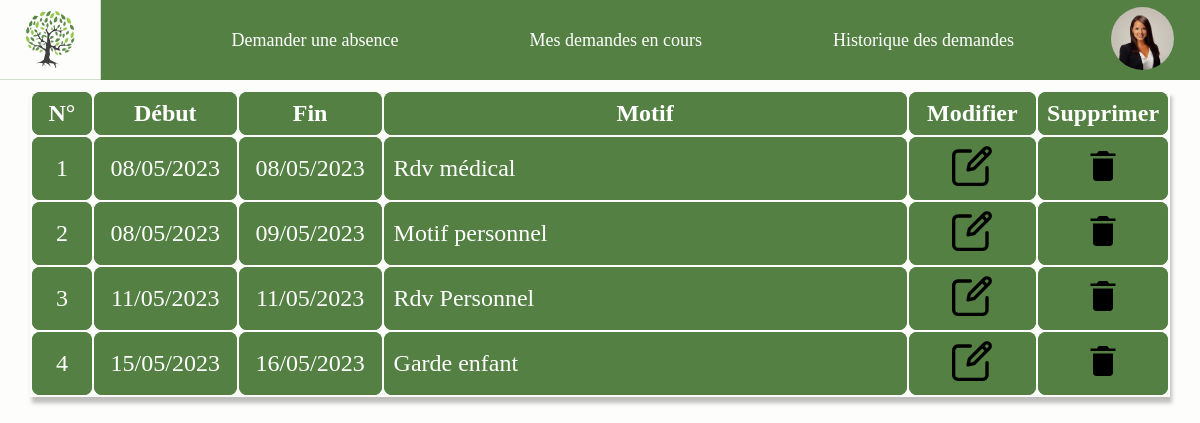
The app's page /pages/mes_demandes.php (signed in) with its own data.
### tables this page shows
CREATE TABLE `DEMANDE_CONGE` (
  `ID_DEMANDE_CONGE` int(5) NOT NULL,
  `MATRICULE` varchar(5) NOT NULL,
  `DATE_DEMANDE` date NOT NULL,
  `DATE_DEBUT` date NOT NULL,
  `DATE_FIN` date NOT NULL,
  `MOTIF_DEMANDE` varchar(255) NOT NULL,
  `MOTIF_DECISION` varchar(255) DEFAULT NULL,
  `STATUT_DEMANDE_CONGE` int(2) NOT NULL,
  `TYPE_CONGE_DEMANDE` int(2) NOT NULL,
  `VALIDATEUR` varchar(5) DEFAULT NULL
);

### models/req_demandes_en_cours.php (called while the page is built)
<?php
include 'session.php';
include 'connexion_serveur.php';
$sql = "SELECT ID_DEMANDE_CONGE, DATE_DEBUT, DATE_FIN, MOTIF_DEMANDE FROM DEMANDE_CONGE WHERE MATRICULE = :matricule AND STATUT_DEMANDE_CONGE = 1";
$query = $db->prepare($sql);
$query->bindValue(':matricule', $matricule, PDO::PARAM_STR);
$query->execute();
$demandes = $query->fetchAll();
foreach ($demandes as $key => $value) {
$demandes[$key]['DATE_DEBUT'] = date("d/m/Y", strtotime($value['DATE_DEBUT']));
$demandes[$key]['DATE_FIN'] = date("d/m/Y", strtotime($value['DATE_FIN']));
}

### pages/mes_demandes.php (the view, shortened to what this page needs)
<?php
include('../common/header.php');
include('../models/session.php');
?>
<div class="div_demande">
  <table class="tab_demandes">
    <tr>
      <th class="tab_nom tab_demandes_index">N°</th>
      <th class="tab_nom tab_demandes_dates">Début</th>
      <th class="tab_nom tab_demandes_dates">Fin</th>
      <th class="tab_nom tab_demandes_motif">Motif</th>
      <th class="tab_nom tab_demandes_btn">Modifier</th>
      <th class="tab_nom tab_demandes_btn">Supprimer</th>
    </tr>
    <?php
    include('../models/req_demandes_en_cours.php');
    $n = 1;
    foreach ($demandes as $value) {
      echo '<tr>';
      echo  '<td class="tab_index">' . $n . '</td>';
      echo  '<td class="tab_dates">' . $value['DATE_DEBUT'] . '</td>';
      echo  '<td class="tab_dates">' . $value['DATE_FIN'] . '</td>';
      echo  '<td class="tab_motif">' . $value['MOTIF_DEMANDE'] . '</td>';
      echo '<td class="tab_demandes_btn"><a href="edition_demande.php?id=' . $value['ID_DEMANDE_CONGE'] . '"><img class="tab_img_btn" src="../publics/img/btn_edit.svg"></a></td>';
      echo '<td class="tab_demandes_btn">
                <form method="post" action="">
                  <button type="submit" name="supprimer" style="border: none; background: none;">
                    <img class="tab_img_btn" src="../publics/img/btn_delete.svg" alt="Supprimer">
                  </button>
                </form>
              </td>';
      echo '</tr>';
      $n++;
    }
    ?>
  </table>
  <?php
  require('../common/footer.php');
  ?>

### common/header.php (shortened to what this page needs)
<!DOCTYPE html>
<html lang="fr">
<head>
    <link rel="stylesheet" href="../publics/css/style.css">
</head>
<body>
    <header class="header">
        <li class="li_header">
            <a href="accueil.php" class="a_logo_header"><img src="../publics/img/Logo.svg" alt="Logo entreprise" class="logo_header"></a>
            <ul><a href="../pages/demande_conge.php" class="section_header">Demander une absence</a></ul>
            <ul><a href="../pages/mes_demandes.php" class="section_header">Mes demandes en cours</a></ul>
            <ul><a href="../pages/historique.php" class="section_header">Historique des demandes</a></ul>
            <button type="" name="" class="a_P_P_header" onclick="compteShow()">
                <img src="<?= $_SESSION['P_P_path'] ?>" alt="Photo_Profile" class="P_P_header">
            </button>
        </li>
    </header>

### common/footer.php
</body>
</html>

### publics/css/style.css (style rules this page uses)
body { margin: 0; padding: 0; background-color: rgb(253, 253, 252); height: 90vh; }
.li_header { display: flex; justify-content: space-between; align-items: center; background-color: #548043; height: 10vh; width: 100vw; }
.section_header { color: white; text-decoration: none; font-size: large; }
.a_logo_header { height: 100%; }
.logo_header { height: inherit; }
.a_P_P_header { height: 90%; margin: 0 20px 0 0; background-color: transparent; border: 0px; }
.P_P_header { height: inherit; border-radius: 50%; }
tbody>tr, tbody>tr>td, .tab_nom { border-radius: 8px; padding: 10px; background-color: #548043; color: white; padding: 8px; font-size: x-large; }
.tab_histo_decision, .tab_motif { width: 500px; padding: 10px; }
.tab_index, .tab_histo_statut, .tab_dates { text-align: center; padding: 8px; }
.historique_tab, .div_demande { display: flex; justify-content: center; margin-top: 10px; }
.tab_demandes { width: 95vw; box-shadow: 2px 6px 4px 0 rgb(0 0 0 / 25%); }
.tab_demandes_index { width: 43px; }
.tab_demandes_dates { width: 125px; }
.tab_demandes_motif { width: 500px; }
.tab_demandes_btn { width: 110px; }
.reponse_submit, .tab_demandes_btn { text-align: center; margin-top: 10px; }
.tab_img_btn { width: 40px; }
.tab_motif { text-align: left; padding: 0 0 0 10px; width: 500px; }

### records on screen
demande_conge: DATE_DEBUT "08/05/2023", DATE_FIN "08/05/2023", MOTIF_DEMANDE "Rdv médical"
demande_conge: DATE_DEBUT "08/05/2023", DATE_FIN "09/05/2023", MOTIF_DEMANDE "Motif personnel"
demande_conge: DATE_DEBUT "11/05/2023", DATE_FIN "11/05/2023", MOTIF_DEMANDE "Rdv Personnel"
demande_conge: DATE_DEBUT "15/05/2023", DATE_FIN "16/05/2023", MOTIF_DEMANDE "Garde enfant"
